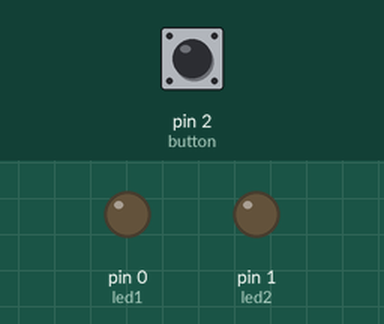
Recording of a sketch running on a simulated Arduino Uno, built with avr-gcc and run on an emulated ATmega328P. Shown: output pins drawn as LEDs (lit = HIGH). Dashed ring = blinking. Inputs (shaded band) come from the test bench; at power-on: pin 2 (button) HIGH.

Above: at 1.2 s.
1.3 s: pin 2 (button) pulled LOW for 0.15 s
At 1.54 s:
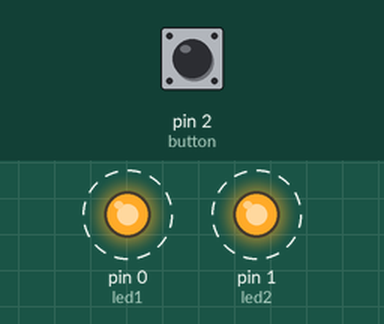
4.4 s: pin 2 (button) pulled LOW for 1 s
6.9 s: pin 2 (button) pulled LOW for 3.2 s
At 7.64 s:
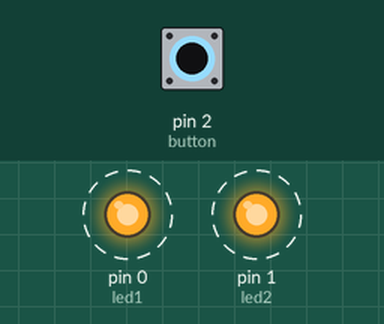
11.6 s: pin 2 (button) pulsed LOW 5 times (0.12 s each, 0.3 s apart)
At 12.65 s:
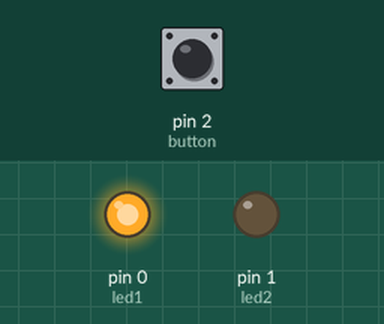
Timing chart, 0 to 14.6 s (numbered marks = the images above; inputs shaded):
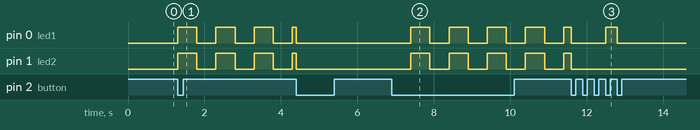

The sketch:

BikeTurnSignal.ino
```cpp
const int led1 = 0;
const int led2 = 1;
const int button = 2;
unsigned long previousMillis1 = 0;
unsigned long previousMillis2 = 0;
unsigned long startButton = 0;
unsigned long endButton = 0;
bool ledState1 = false;
bool ledState2 = false;
int buttonState = 1;
int previousButton = 1;
int ledFunction = 0;
int previousLed = 0;
int buttonPressed = 0;

void setup() {
  //Serial.begin(9600);
  pinMode(led1, OUTPUT);
  pinMode(led2, OUTPUT);
  pinMode(button, INPUT);
  turnOff();
}

void loop() {
  buttonState = digitalRead(button);
  if(ledFunction == 0) {
    turnOff();
  }
  else if(ledFunction == 1) {
    turnLeft();
  }
  else if(ledFunction == 2) {
    turnRight();
  }
  else {
    hazard();
  }
  if(buttonState != previousButton) {
    updateState();
    if(ledFunction == previousLed && buttonPressed >= 2) {
      ledFunction = 0;
      buttonPressed = 0;
      turnOff();
    }
  }
  previousLed = ledFunction;
  previousButton = buttonState;
}

void turnLeft() {
  if (millis() - previousMillis1 >= 500) {
    ledState1 = !ledState1;
    digitalWrite(led1, ledState1);
    previousMillis1 = millis();
  }
}

void updateState() {
  if(buttonState == HIGH) { //button is pressed. LOW because we are using input_pullup
    startButton = millis();
  }
  else {
    endButton = millis();
    int duration = endButton - startButton;
    //Serial.println(duration);
    if(duration >= 20 && duration < 200) {
      turnOff();
      ledFunction = 1;
    }
    else if(duration >= 200 && duration < 1000) {
      turnOff();
      ledFunction = 2;
    }
    else if(duration >= 1000 && duration < 2000) {
      turnOff();
      ledFunction = 3;
    }
    else {
      ledFunction = 0;
    }
    buttonPressed++;
  }
}

void turnRight() {
  if (millis() - previousMillis2 >= 500) {
    ledState2 = !ledState2;
    digitalWrite(led2, ledState2);
    previousMillis2 = millis();
  }
}

void hazard() {
  if (millis() - previousMillis1 >= 500) {
    ledState1 = !ledState1;
    digitalWrite(led1, ledState1);
    digitalWrite(led2, ledState1);
    previousMillis1 = millis();
  }
}

void turnOff() {
  digitalWrite(led1, LOW);
  digitalWrite(led2, LOW);
}
```

Measured:
- after the input at 1.3 s, pin 0 (led1), pin 1 (led2): alternates HIGH for 0.50 s and LOW for 0.50 s, starting at once
- after the input at 6.9 s, pin 0 (led1), pin 1 (led2): alternates HIGH for 0.50 s and LOW for 0.50 s, starting after 0.50 s
